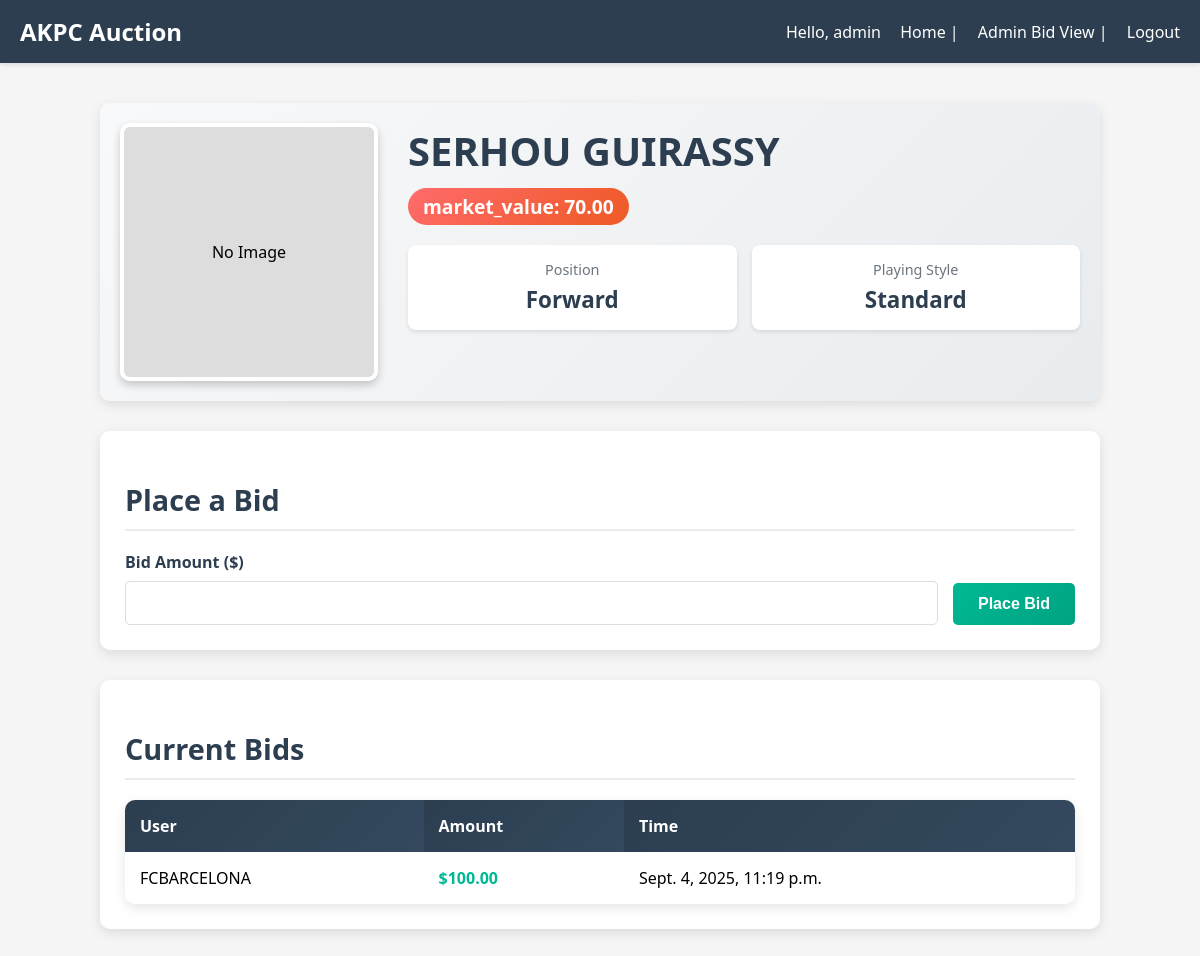
Page /player/2/ (signed in) on the committed database.
### auction/models.py (models this page shows, shortened)
class Player(models.Model):
    POSITION_CHOICES = [
        ('GK', 'Goalkeeper'),
        ('DF', 'Defender'),
        ('MF', 'Midfielder'),
        ('FW', 'Forward'),
    ]
    name = models.CharField(max_length=100)
    position = models.CharField(max_length=2, choices=POSITION_CHOICES)
    playing_style = models.CharField(max_length=100)
    image = models.ImageField(upload_to='players/', blank=True, null=True)
    created_at = models.DateTimeField(auto_now_add=True)
    market_value = models.DecimalField(max_digits=10, decimal_places=2, default=50.00)

class Bid(models.Model):
    player = models.ForeignKey(Player, on_delete=models.CASCADE)
    user = models.ForeignKey(User, on_delete=models.CASCADE)
    amount = models.DecimalField(max_digits=10, decimal_places=2, validators=[MinValueValidator(0.01)])
    created_at = models.DateTimeField(auto_now_add=True)
    class Meta:
        ordering = ['-amount']

### auction/views.py (the view)
# urls.py: path('player/<int:pk>/', views.player_detail, name='player_detail'),
@login_required
def player_detail(request, pk):
    player = get_object_or_404(Player, pk=pk)
    bids = Bid.objects.filter(player=player).order_by('-amount')
    if request.method == 'POST':
        form = BidForm(request.POST)
        if form.is_valid():
            bid = form.save(commit=False)
            bid.player = player
            bid.user = request.user
            bid.save()
            messages.success(request, 'Your bid has been placed!')
            return redirect('player_detail', pk=pk)
    else:
        form = BidForm()
    return render(request, 'player_detail.html', {
        'player': player,
        'bids': bids,
        'form': form
    })

### auction/forms.py
class BidForm(forms.ModelForm):
    class Meta:
        model = Bid
        fields = ['amount']
        widgets = {
            'amount': forms.NumberInput(attrs={'step': '0.01', 'min': '0.01'})
        }

### auction/templates/player_detail.html (shortened to what this page needs)
{% extends 'base.html' %}
{% block content %}
<div class="player-detail-container">
    <div class="player-header">
        <div class="player-image">
            {% if player.image %}
            <img src="{{ player.image.url }}" alt="{{ player.name }}">
            {% else %}
            <div style="width: 100%; height: 100%; background: #ddd; display: flex; align-items: center; justify-content: center;">
                <span>No Image</span>
            </div>
            {% endif %}
        </div>
        <div class="player-info">
            <h1 class="player-name">{{ player.name }}</h1>
            <div class="market_value-badge">market_value: {{ player.market_value }}</div>
            <div class="player-stats">
                <div class="stat-card">
                    <div class="stat-label">Position</div>
                    <div class="stat-value">{{ player.get_position_display }}</div>
                </div>
                <div class="stat-card">
                    <div class="stat-label">Playing Style</div>
                    <div class="stat-value">{{ player.playing_style }}</div>
                </div>
            </div>
        </div>
    </div>
    <div class="bid-section">
        <h2 class="section-title">Place a Bid</h2>
        <form method="post" class="bid-form">
            <div class="form-group">
                <label for="{{ form.amount.id_for_label }}">Bid Amount ($)</label>
                {{ form.amount }}
            </div>
            <button type="submit" class="bid-button">Place Bid</button>
        </form>
    </div>
    <div class="bid-section">
        <h2 class="section-title">Current Bids</h2>
        {% if bids %}
        <table class="bids-table">
            <thead>
                <tr>
                    <th>User</th>
                    <th>Amount</th>
                    <th>Time</th>
                </tr>
            </thead>
            <tbody>
                {% for bid in bids %}
                <tr>
                    <td>{{ bid.user.username }}</td>
                    <td class="bid-amount">${{ bid.amount }}</td>
                    <td>{{ bid.created_at }}</td>
                </tr>
                {% endfor %}
            </tbody>
        </table>
        {% else %}
        <p class="no-bids">No bids yet. Be the first to bid on this player!</p>
        {% endif %}
    </div>
</div>
{% endblock %}

### auction/templates/base.html (shortened to what this page needs)
<!DOCTYPE html>
<html lang="en">
<head>
</head>
<body>
    {% if not request.path == '/login/' and not request.path == '/register/' %}
    <div class="header">
        <h1>AKPC Auction</h1>
        <div>
            {% if user.is_authenticated %}
                Hello, {{ user.username }}
                <a href="{% url 'player_list' %}">Home</a> |
                {% if user.is_staff %}
                    <a href="{% url 'admin_bid_view' %}">Admin Bid View</a> |
                {% endif %}
                <a href="{% url 'logout' %}">Logout</a>
            {% else %}
                <a href="{% url 'login' %}">Login</a> |
                <a href="{% url 'register' %}">Register</a>
            {% endif %}
        </div>
    </div>
    {% endif %}
    <div class="content">
        {% block content %}
        {% endblock %}
    </div>
</body>
</html>

### auction/templates/base.html (style rules this page uses)
body { margin: 0; padding: 0; font-family: 'Segoe UI', Tahoma, Geneva, Verdana, sans-serif; background-color: #f5f5f5; }
.header { display: flex; justify-content: space-between; align-items: center; padding: 15px 20px; background-color: #2c3e50; color: white; box-shadow: 0 2px 4px rgba(0,0,0,0.1); }
.header h1 { margin: 0; font-size: 24px; }
.header a { color: white; text-decoration: none; margin-left: 15px; }
.content { padding: 20px; max-width: 1200px; margin: 0 auto; }

### auction/templates/player_detail.html (style rules this page uses)
.player-detail-container { max-width: 1000px; margin: 0 auto; padding: 20px; }
.player-header { display: flex; gap: 30px; margin-bottom: 30px; background: linear-gradient(135deg, #f8f9fa 0%, #e9ecef 100%); padding: 20px; border-radius: 10px; box-shadow: 0 4px 12px rgba(0, 0, 0, 0.1); }
.player-image { flex-shrink: 0; width: 250px; height: 250px; border-radius: 10px; overflow: hidden; border: 4px solid #fff; box-shadow: 0 4px 8px rgba(0, 0, 0, 0.2); }
.player-info { flex-grow: 1; }
.player-name { font-size: 2.5rem; margin: 0 0 10px 0; color: #2c3e50; }
.player-stats { display: grid; grid-template-columns: repeat(auto-fit, minmax(150px, 1fr)); gap: 15px; margin: 20px 0; }
.stat-card { background: white; padding: 15px; border-radius: 8px; text-align: center; box-shadow: 0 2px 4px rgba(0, 0, 0, 0.1); }
.stat-label { font-size: 0.9rem; color: #6c757d; margin-bottom: 5px; }
.stat-value { font-size: 1.4rem; font-weight: bold; color: #2c3e50; }
.market_value-badge { display: inline-block; background: linear-gradient(135deg, #ff6b6b 0%, #ee5a24 100%); color: white; padding: 5px 15px; border-radius: 20px; font-weight: bold; font-size: 1.2rem; }
.bid-section { background: white; padding: 25px; border-radius: 10px; box-shadow: 0 4px 12px rgba(0, 0, 0, 0.1); margin-bottom: 30px; }
.section-title { font-size: 1.8rem; color: #2c3e50; margin-bottom: 20px; padding-bottom: 10px; border-bottom: 2px solid #e9ecef; }
.bid-form { display: grid; grid-template-columns: 1fr auto; gap: 15px; align-items: end; }
.form-group { margin-bottom: 0; }
.form-group label { display: block; margin-bottom: 8px; font-weight: 600; color: #2c3e50; }
.form-group input { width: 100%; padding: 12px 15px; border: 1px solid #ddd; border-radius: 5px; font-size: 1rem; box-sizing: border-box; }
.bid-button { padding: 12px 25px; background: linear-gradient(135deg, #00b894 0%, #00a382 100%); color: white; border: none; border-radius: 5px; font-size: 1rem; font-weight: 600; cursor: pointer; transition: transform 0.2s, box-shadow 0.2s; }
.bids-table { width: 100%; border-collapse: collapse; margin-top: 20px; background: white; border-radius: 10px; overflow: hidden; box-shadow: 0 4px 12px rgba(0, 0, 0, 0.1); }
.bids-table th { background: linear-gradient(135deg, #2c3e50 0%, #34495e 100%); color: white; padding: 15px; text-align: left; }
.bids-table td { padding: 15px; border-bottom: 1px solid #e9ecef; }
.bids-table tr:last-child td { border-bottom: none; }
.bid-amount { font-weight: bold; color: #00b894; }

### rows in the picture
Player: name "SERHOU GUIRASSY", market_value "70.00", position "Forward", playing_style "Standard"
Bid: user.username "FCBARCELONA", amount "100.00", created_at "Sept. 4, 2025, 11:19 p.m."

### other values in the picture
{{ user.username }} "admin"
